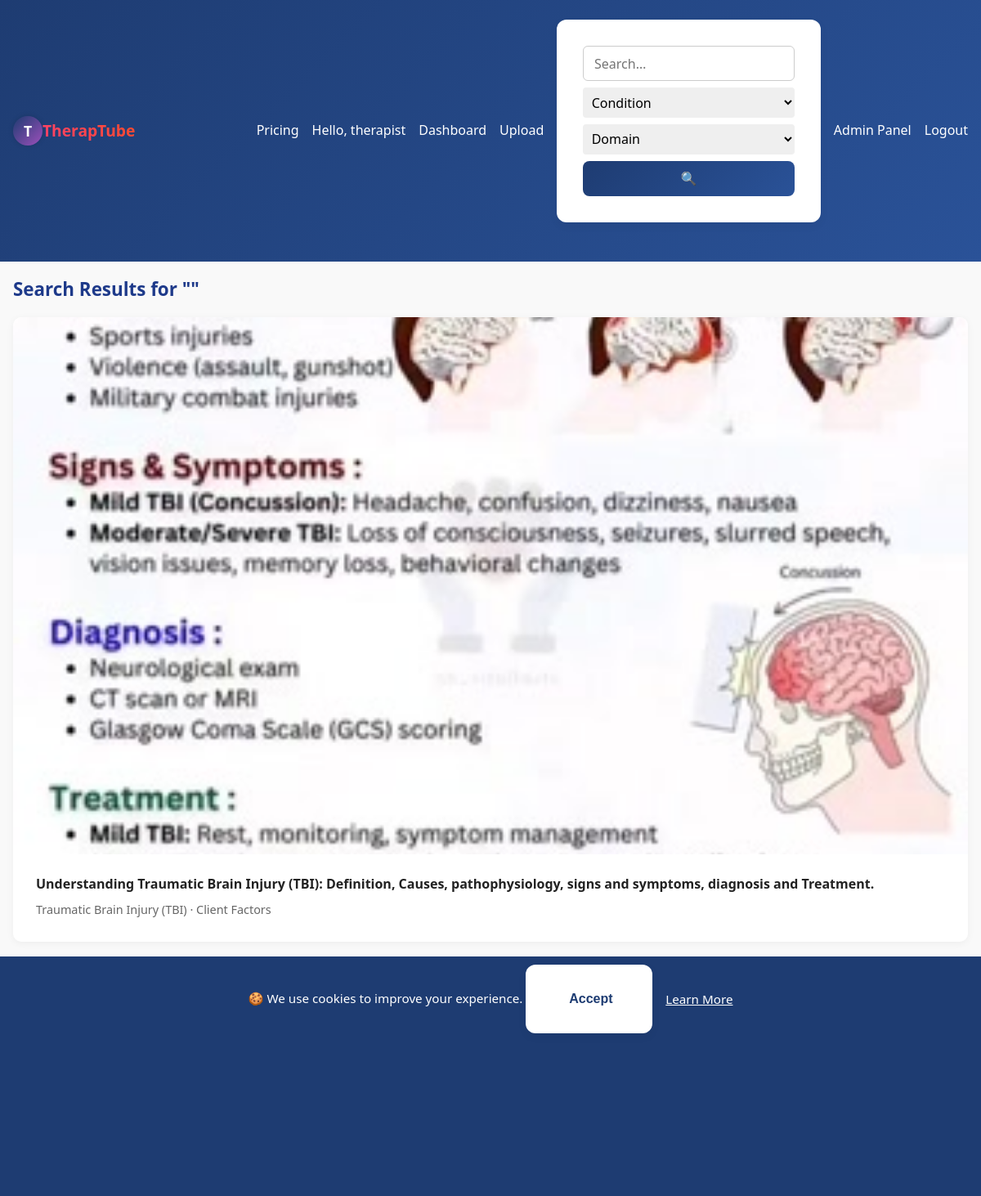
/search (signed in), run on an earlier commit of the app's database.
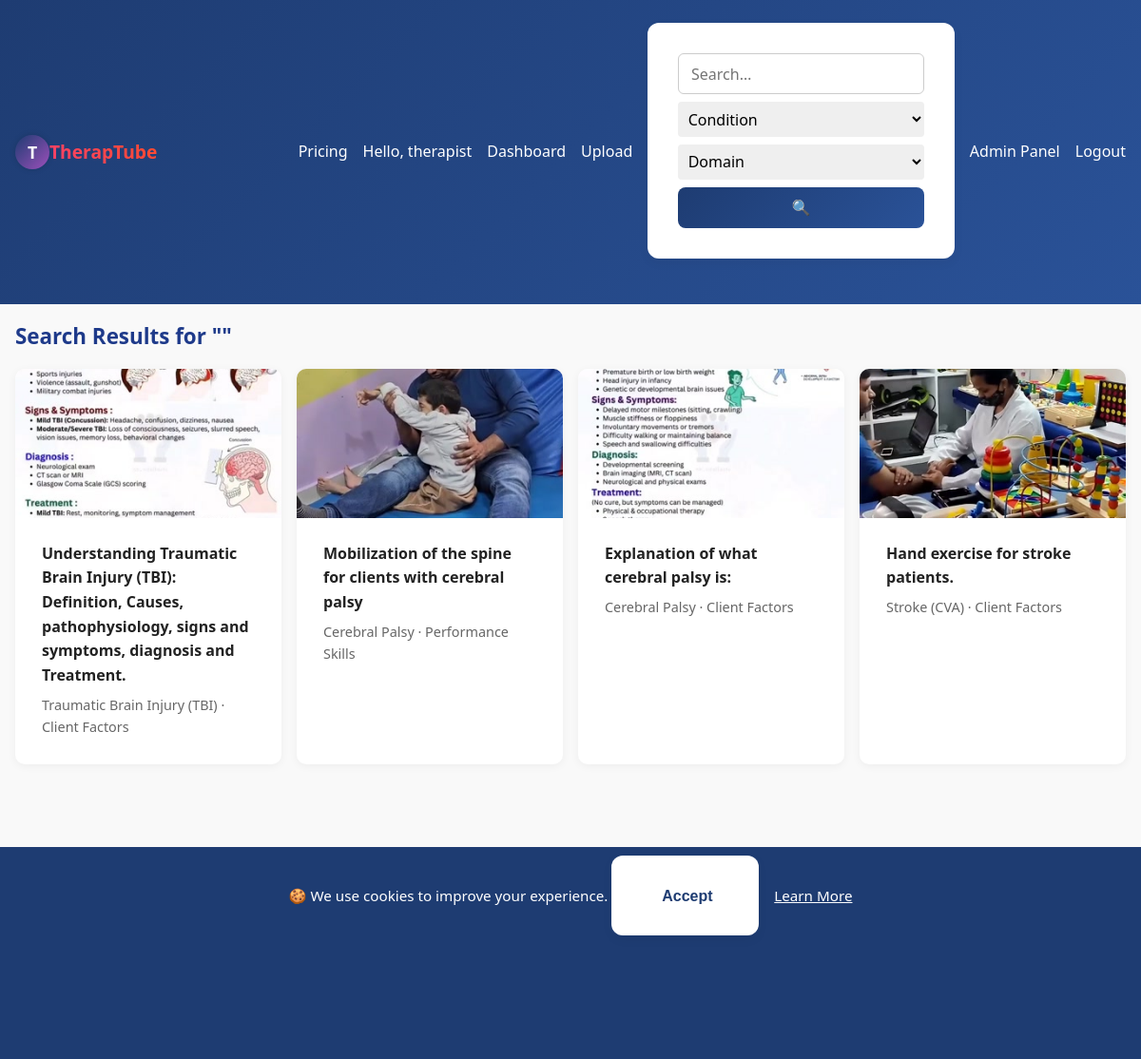
And on a later commit of the database.
### app.py (models this page shows, shortened)
class User(db.Model, UserMixin):
    id = db.Column(db.Integer, primary_key=True)
    username = db.Column(db.String(80), unique=True, nullable=False)
    email    = db.Column(db.String(120), unique=True)
    invite_code_used = db.Column(db.String(36))
    password_hash = db.Column(db.String(128), nullable=False)
    role = db.Column(db.String(32), nullable=False)

class Media(db.Model):
    id = db.Column(db.Integer, primary_key=True)
    filename = db.Column(db.String(200), nullable=False)
    thumbnail = db.Column(db.String(200))
    title = db.Column(db.String(120), nullable=False)
    description = db.Column(db.Text, nullable=True)
    category = db.Column(db.String(80), nullable=True)
    otpf_domain = db.Column(db.String(50))
    for_name = db.Column(db.String(50))
    target_condition = db.Column(db.String(50))
    uploader_id = db.Column(db.Integer, db.ForeignKey('user.id'))
    view_count = db.Column(db.Integer, default=0)
    uploader = db.relationship('User', backref='media')
    upload_time = db.Column(db.DateTime, default=datetime.utcnow)

### app.py (the view)
@app.route('/search')
@login_required # Ensure user is logged in
@subscription_required # Ensure user has an active subscription (if client)
def search():
    current_utc_year = datetime.now(timezone.utc).year
    q = request.args.get('q', '')
    condition = request.args.get('condition', '')
    otpf_domain = request.args.get('otpf_domain', '')
    query = Media.query
    if q:
        query = query.filter(
            (Media.title.ilike(f'%{q}%')) |
            (Media.description.ilike(f'%{q}%')) |
            (Media.category.ilike(f'%{q}%'))
        )
    if condition:
        query = query.filter_by(target_condition=condition)
    if otpf_domain:
        query = query.filter_by(otpf_domain=otpf_domain)
    results = query.all()
    return render_template('search.html', media=results, query=q, taxonomy=TAXONOMY, current_year=current_utc_year)

### app.py (called while the page is built)
@app.context_processor
def inject_global_data():
    has_sub = False
    if current_user.is_authenticated:
        has_sub = has_active_subscription(current_user)
    return {
        'app_version': APP_VERSION,  # Assuming APP_VERSION is defined globally or from config
        'utc_now': datetime.now(timezone.utc),
        'has_active_subscription': has_active_subscription, # Make the function itself available
        'current_user': current_user, # Flask-Login usually injects this, but explicit is fine
        'user_has_active_subscription': has_sub # A boolean flag for simpler checks in templates
    }

@login_manager.user_loader
def load_user(user_id):
    return User.query.get(int(user_id))

def has_active_subscription(user):
    if not user.is_authenticated or user.role != 'client':
        return False
    latest = Subscription.query.filter_by(user_id=user.id).order_by(Subscription.timestamp.desc()).first()
    if not latest:
        return False
    return latest.expires_at >= datetime.utcnow()

def subscription_required(f):
    @wraps(f)
    def wrapper(*args, **kwargs):
        if current_user.is_authenticated and current_user.role == 'therapist':
            return f(*args, **kwargs) # Therapists can proceed
        if not has_active_subscription(current_user):
            flash("You must subscribe to access this page.", "warning")
            return redirect(url_for("pricing"))
        return f(*args, **kwargs)
    return wrapper

### templates/search.html (shortened to what this page needs)
{% extends 'base.html' %}
{% block content %}
<h2>Search Results for "{{ query }}"</h2>
<div class="media-grid">
    {% for item in media %}
        {% if current_user.is_authenticated and (current_user.role == 'therapist' or has_active_subscription(current_user)) %}
            <div class="card">
                <a href="{{ url_for('watch', media_id=item.id) }}">
                    <img src="{{ url_for('static', filename='uploads/thumbs/' + item.thumbnail) }}" alt="{{ item.title }}">
                    <div class="card-content">
                        <p class="card-title">{{ item.title }}</p>
                        <small class="card-meta">{{ item.target_condition }} · {{ item.otpf_domain }}</small>
                    </div>
                </a>
            </div>
        {% endif %}
    {% else %}
        <p>No matches.</p>
    {% endfor %}
</div>
{% endblock %}

### templates/base.html (shortened to what this page needs)
<!doctype html>
<html lang="en">
<head>
    <link rel="stylesheet" href="{{ url_for('static', filename='style.css') }}">
</head>
<body>
    <nav class="navbar">
        <div class="nav-brand">
            {% if current_user.is_authenticated %}
                {% if current_user.role == 'client' %}
                    <a href="{{ url_for('client_dashboard') }}">
                        <div class="logo-circle animate-spin">
                            <span class="logo-text">T</span>
                        </div>
                        <span class="brand-text">TherapTube</span>
                    </a>
                {% elif current_user.role == 'therapist' %}
                    <a href="{{ url_for('therapist_dashboard') }}">
                        <div class="logo-circle animate-spin">
                            <span class="logo-text">T</span>
                        </div>
                        <span class="brand-text">TherapTube</span>
                    </a>
                {% endif %}
            {% endif %}
        </div>
        <div class="nav-links">
            <a href="{{ url_for('pricing') }}">Pricing</a>
            {% if current_user.is_authenticated %}
                <span class="user-greet">Hello, {{ current_user.username }}
                </span>
                {% if current_user.role == 'client' %}
                    <a href="{{ url_for('client_dashboard') }}">Dashboard</a>
                    {% if has_active_subscription(current_user) %}
                        <a href="{{ url_for('progress') }}">My Progress</a>
                        <a href="{{ url_for('recent') }}">Recently Watched</a>
                        <form action="{{ url_for('search') }}" method="get" class="search-form">
                            <input type="text" name="q" placeholder="Search…" value="{{ request.args.get('q','') }}">
                            <select name="condition" aria-label="Select a condition">
                                <option value="">Condition</option>
                                {% for c in taxonomy.conditions %}
                                    <option value="{{ c }}" {% if request.args.get('condition')==c %}selected{% endif %}>{{ c }}</option>
                                {% endfor %}
                            </select>
                            <select name="otpf_domain" aria-label="Select an OTPF domain">
                                <option value="">Domain</option>
                                {% for d in taxonomy.otpf_domains %}
                                    <option value="{{ d }}" {% if request.args.get('otpf_domain')==d %}selected{% endif %}>{{ d }}</option>
                                {% endfor %}
                            </select>
                            <button type="submit" class="search-btn">🔍</button>
                        </form>
                    {% endif %}
                {% elif current_user.role == 'therapist' %}
                    <a href="{{ url_for('therapist_dashboard') }}">Dashboard</a>
                    <a href="{{ url_for('upload') }}">Upload</a>
                    <form action="{{ url_for('search') }}" method="get" class="search-form">
                        <input type="text" name="q" placeholder="Search…" value="{{ request.args.get('q','') }}">
                        <select name="condition" aria-label="Select a condition">
                            <option value="">Condition</option>
                        </select>
                        <select name="otpf_domain" aria-label="Select an OTPF domain">
                            <option value="">Domain</option>
                        </select>
                        <button type="submit" class="search-btn">🔍</button>
                    </form>
                    <a href="{{ url_for('admin_dashboard') }}">Admin Panel</a>
                {% endif %}
                <a href="{{ url_for('logout') }}">Logout</a>
            {% else %}
                <a href="{{ url_for('login') }}">Login</a>
                <a href="{{ url_for('register') }}">Register</a>
            {% endif %}
        </div>
    </nav>
    <div class="container">
        {% block content %}{% endblock %}
    </div>
    <footer class="footer sticky-footer">
        <div class="footer-top">
            <span>&copy; {{ current_year }} TherapTube</span>
            <span>Version {{ app_version }}</span>
            <span>Designed by Atom De Legend</span>
            <span>
                <a href="mailto:info@example.com">Contact</a> |
                <a href="{{ url_for('privacy') }}">Privacy</a> |
                <a href="{{ url_for('terms') }}">Terms</a> |
                <a href="{{ url_for('cookies') }}">Cookies</a> |
                <a href="{{ url_for('about') }}">About</a>
            </span>
        </div>
    </footer>
    {% if not request.cookies.get('cookies_accepted') %}
        <div id="cookie-banner" class="cookie-banner">
            🍪 We use cookies to improve your experience.
            <form method="post" action="{{ url_for('accept_cookies') }}" style="display:inline;">
                <button type="submit">Accept</button>
            </form>
            <a href="{{ url_for('cookies') }}">Learn More</a>
        </div>
    {% endif %}
</body>

What changed in the data, as far as the page shows it:
added Media: thumbnail (picture), title "Mobilization of the spine for clients with cerebral palsy", target_condition "Cerebral Palsy", otpf_domain "Performance Skills"
added Media: thumbnail (picture), title "Explanation of what cerebral palsy is:", target_condition "Cerebral Palsy", otpf_domain "Client Factors"
added Media: thumbnail (picture), title "Hand exercise for stroke patients.", target_condition "Stroke (CVA)", otpf_domain "Client Factors"
